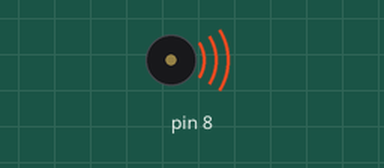
This sketch was run on a simulated Arduino Uno, built with avr-gcc and run on an emulated ATmega328P. Parts: buzzer (waves = sounding).

Above: at 0.5 s.
Timing chart, 0 to 5.5 s (numbered marks = the images above):
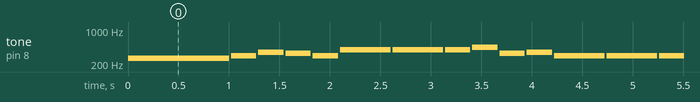

The sketch:

can_can.ino
```cpp
#include <Arduino.h>
#include <Wire.h>
#include <SoftwareSerial.h>

#include <MeMCore.h>

MeDCMotor motor_9(9);
MeDCMotor motor_10(10);
void move(int direction, int speed)
{
      int leftSpeed = 0;
      int rightSpeed = 0;
      if(direction == 1){
          leftSpeed = speed;
          rightSpeed = speed;
      }else if(direction == 2){
          leftSpeed = -speed;
          rightSpeed = -speed;
      }else if(direction == 3){
          leftSpeed = -speed;
          rightSpeed = speed;
      }else if(direction == 4){
          leftSpeed = speed;
          rightSpeed = -speed;
      }
      motor_9.run((9)==M1?-(leftSpeed):(leftSpeed));
      motor_10.run((10)==M1?-(rightSpeed):(rightSpeed));
}
double angle_rad = PI/180.0;
double angle_deg = 180.0/PI;
MeBuzzer buzzer;

void setup(){
}

void loop(){
    buzzer.tone(262, 1000);
    delay(20);
    buzzer.tone(294, 250);
    delay(20);
    buzzer.tone(349, 250);
    delay(20);
    buzzer.tone(330, 250);
    delay(20);
    buzzer.tone(294, 250);
    delay(20);
    buzzer.tone(392, 500);
    delay(20);
    buzzer.tone(392, 500);
    delay(20);
    buzzer.tone(392, 250);
    delay(20);
    buzzer.tone(440, 250);
    delay(20);
    buzzer.tone(330, 250);
    delay(20);
    buzzer.tone(349, 250);
    delay(20);
    buzzer.tone(294, 500);
    delay(20);
    buzzer.tone(294, 500);
    delay(20);
    buzzer.tone(294, 250);
    delay(20);
    buzzer.tone(349, 250);
    delay(20);
    buzzer.tone(330, 250);
    delay(20);
    buzzer.tone(294, 250);
    delay(20);
    buzzer.tone(262, 250);
    delay(20);
    buzzer.tone(523, 250);
    delay(20);
    buzzer.tone(494, 250);
    delay(20);
    buzzer.tone(440, 250);
    delay(20);
    buzzer.tone(392, 250);
    delay(20);
    buzzer.tone(349, 250);
    delay(20);
    buzzer.tone(330, 250);
    delay(20);
    buzzer.tone(294, 250);
    delay(20);
    _loop();
}

void _delay(float seconds){
    long endTime = millis() + seconds * 1000;
    while(millis() < endTime)_loop();
}

void _loop(){
}
```

Measured:
- by itself, tone on pin 8: plays 262 Hz for 1.0 s, 294 Hz for 0.25 s, 349 Hz for 0.25 s, 330 Hz for 0.25 s, 294 Hz for 0.25 s, 392 Hz for 0.50 s … (381 notes in this stretch)
